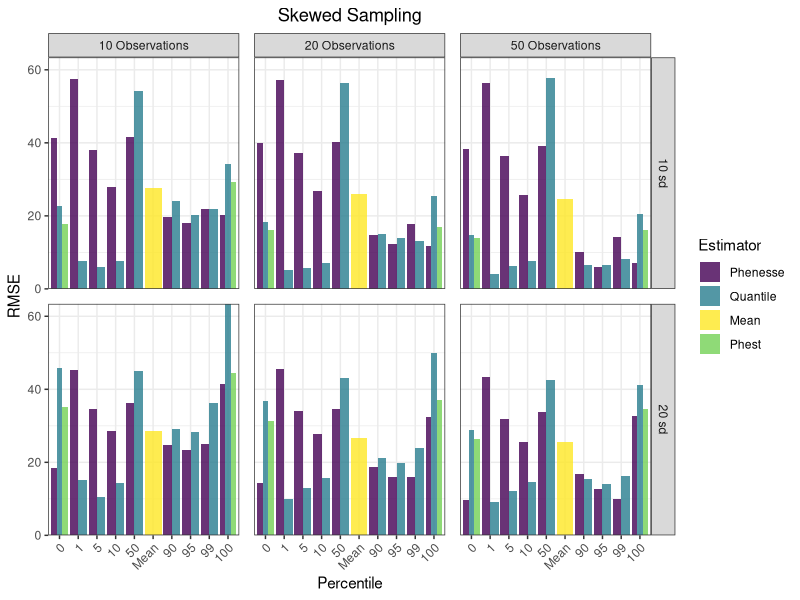

R code for this plot: (Note: this script raises an error after producing the figure.)
# Libraries

library(Metrics)
library(dplyr)
library(ggplot2)

# read in simulation results, bi_sims and bi_sims

bi_quantile_sims <- read.csv("results/bimodal_quantile.csv", 
                              stringsAsFactors = FALSE) %>% 
  dplyr::mutate(Estimator = 'Quantile')%>% 
  dplyr::mutate(Skewed = "No")
bi_skewed_quantile_sims <- read.csv("results/bimodal_skewed_quantile.csv",
                                     stringsAsFactors = FALSE) %>% 
  dplyr::mutate(Estimator = 'Quantile')%>% 
  dplyr::mutate(Skewed = "Yes")

bi_phest_sims <- read.csv("results/bimodal_phest.csv", 
                           stringsAsFactors = FALSE) %>% 
  dplyr::select(-lowCI, -highCI) %>% 
  dplyr::mutate(Estimator = 'Phest')%>% 
  dplyr::mutate(Skewed = "No")
bi_skewed_phest_sims <- read.csv("results/bimodal_skewed_phest.csv",
                                  stringsAsFactors = FALSE)%>% 
  dplyr::select(-lowCI, -highCI) %>% 
  dplyr::mutate(Estimator = 'Phest')%>% 
  dplyr::mutate(Skewed = "Yes")

bi_mean_sims <- read.csv("results/bimodal_mean.csv", stringsAsFactors = FALSE) %>% 
  dplyr::mutate(Estimator = 'Mean')%>% 
  dplyr::mutate(Skewed = "No")
bi_skewed_mean_sims <- read.csv("results/bimodal_skewed_mean.csv", stringsAsFactors = FALSE) %>% 
  dplyr::mutate(Estimator = 'Mean')%>% 
  dplyr::mutate(Skewed = "Yes")

bi_phenesse_sims <- read.csv("results/bimodal_phenesse.csv", stringsAsFactors = FALSE) %>% 
  dplyr::mutate(Estimator = "Phenesse")%>% 
  dplyr::mutate(Skewed = "No")
bi_skewed_phenesse_sims <- read.csv("results/bimodal_skewed_phenesse.csv", stringsAsFactors = FALSE) %>% 
  dplyr::mutate(Estimator = "Phenesse")%>% 
  dplyr::mutate(Skewed = "Yes")


# group by and summarize to get bias and rmse

total_bi <- rbind(bi_mean_sims, bi_skewed_mean_sims, bi_phest_sims, bi_skewed_phest_sims,
                   bi_quantile_sims, bi_skewed_quantile_sims, bi_phenesse_sims, bi_skewed_phenesse_sims)

total_skewed_bi_metrics <- total_bi %>%  
  group_by(Estimator, perc, obs, Q, sd, Skewed) %>% 
  summarize(RMSE = rmse(actual = true_value, predicted = estimate), 
            Bias = bias(actual = true_value, predicted = estimate)) 

total_skewed_bi_metrics$sd <- as.character(total_skewed_bi_metrics$sd)
total_skewed_bi_metrics$obs <- as.character(total_skewed_bi_metrics$obs)
total_skewed_bi_metrics$Q <- as.character(total_skewed_bi_metrics$Q)
total_skewed_bi_metrics <- total_skewed_bi_metrics %>% 
  mutate(fac_Q = ifelse(Q == 50.50, "Mean", Q))

total_skewed_bi_metrics_barplot <- total_skewed_bi_metrics %>% 
  ungroup(fac_Q) %>% 
  mutate(fac_Q = factor(fac_Q, levels = c('0','1','5','10','50',"Mean",'90','95','99','100'))) %>% 
  mutate(sd = paste(sd, "sd")) %>% 
  mutate(obs = paste(obs, "Observations")) 

### Now only do skewed

bi_skewed_rmse_data <- total_skewed_bi_metrics_barplot %>% 
  dplyr::filter(Skewed == "Yes") %>% 
  mutate(Estimator = factor(Estimator, levels = c('Phenesse', 
                                                  'Quantile', 
                                                  'Mean',
                                                  'Phest')))


bm_rmse_skewed <- ggplot() + 
  geom_bar(data = bi_skewed_rmse_data, aes(x = fac_Q, y = RMSE, fill = Estimator), 
           stat = "identity", size = 1, alpha = 0.8, position = "dodge") +
  ggtitle("Skewed Sampling") + 
  scale_y_continuous(expand = c(0,0)) +
  theme_bw() +
  facet_grid(sd~obs, labeller = labeller()) +
  labs(x = "Percentile", y = 'RMSE') + 
  scale_fill_manual(values = c("#440154FF", "#287D8EFF","#FDE725FF", "#73D055FF")) +
  theme(plot.title = element_text(hjust = 0.5),
        panel.spacing = unit(0.75, "lines"),
        axis.text.x = element_text(angle = 45, hjust = 1))  
bm_rmse_skewed

ggplot2::ggsave("figures_outputs/skewed_bm_rmse.png", plot = bm_rmse_skewed, width = 10, height = 8, dpi = 300)

##### Skewed BIMODAL BIAS PLOT #########

bm_bias_skewed <- ggplot(bi_skewed_rmse_data) + 
  geom_bar(aes(x = fac_Q, y = Bias, fill = Estimator), 
           stat = "identity", size = 1, alpha = 0.8, position = "dodge") +
  geom_hline(yintercept = 0, alpha = 0.5) +
  ggtitle("Skewed Sampling") + 
  scale_y_continuous(expand = c(0,0)) +
  theme_bw() +
  scale_fill_manual(values = c("#440154FF", "#287D8EFF","#FDE725FF", "#73D055FF")) +
  facet_grid(sd~obs, labeller = labeller()) +
  labs(x = "Percentile", y = 'Bias') + 
  theme(plot.title = element_text(hjust = 0.5),
        panel.spacing = unit(0.75, "lines"),
        axis.text.x = element_text(angle = 45, hjust = 1))  

bm_bias_skewed

ggplot2::ggsave("figures_outputs/skewed_bimodal_bias.png", plot = bm_bias_skewed, width = 10, height = 8, dpi = 300)
